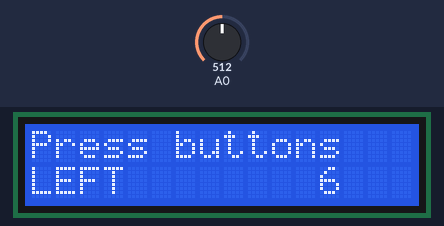
Bench run of a sketch on a simulated Arduino Uno, built with avr-gcc and run on an emulated ATmega328P. Shown: 16×2 character LCD. The test bench sets the inputs (shaded band); at power-on: A0 = 512. What the sketch prints to the serial monitor is not drawn.

Above: at 6.2 s.
6.3 s: A0 set to 546
9.3 s: A0 set to 566
At 10.5 s:
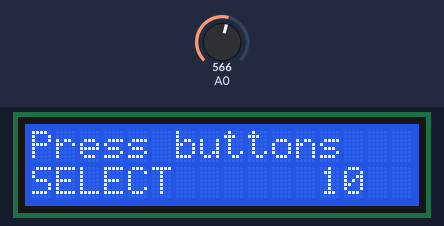
12.3 s: A0 set to 545
At 13.8 s:
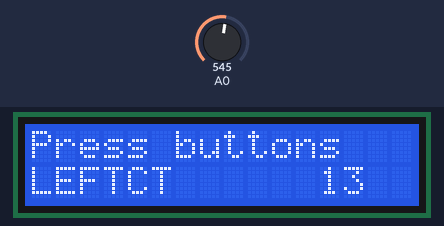
15.3 s: A0 set to 388
18.3 s: A0 set to 366
At 19.4 s:
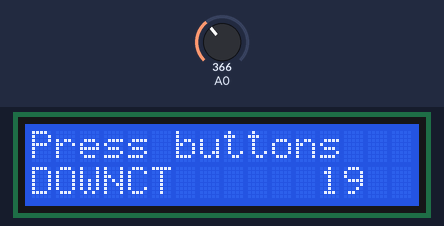
21.3 s: A0 set to 207
23.5 s: A0 set to 181
At 24.6 s:
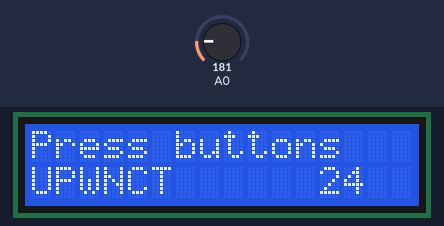
Timing chart, 0 to 26.5 s (numbered marks = the images above; inputs shaded):
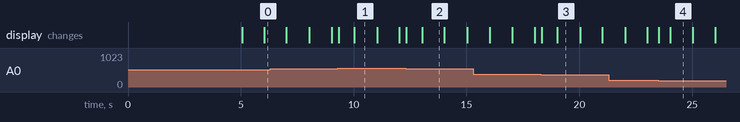

Measured:
- the behaviour switches between 554 and 555 on A0 (found by bisection; images 0 and 1)
- the behaviour switches between 380 and 379 on A0 (found by bisection; images 2 and 3)
- the behaviour switches between 195 and 194 on A0 (found by bisection; images 3 and 4)
- after the input at 9.3 s, the display: first changes at once (image 1 shows a later state)
- after the input at 12.3 s, the display: first changes at once (image 2 shows a later state)
- after the input at 18.3 s, the display: first changes at once (image 3 shows a later state)
- after the input at 23.5 s, the display: first changes at once (image 4 shows a later state)

The sketch:

testing_LCD_buttons.ino
```cpp
#include <LiquidCrystal.h>

LiquidCrystal lcd( 8, 9, 4, 5, 6, 7 );

#define btnRIGHT  0
#define btnUP     1
#define btnDOWN   2
#define btnLEFT   3
#define btnSELECT 4
#define btnNONE   5

int lcd_key = 0;
int adc_key_in = 0;

int read_LCD_buttons() {

    adc_key_in = analogRead( 0 );

    Serial.print( F( "\nadc_key: " ) );
    Serial.print( adc_key_in );

    if ( adc_key_in < 50 ) return btnRIGHT;
    if ( adc_key_in < 195 ) return btnUP;
    if ( adc_key_in < 380 ) return btnDOWN;
    if ( adc_key_in < 555 ) return btnLEFT;
    if ( adc_key_in < 790 ) return btnSELECT;

    return btnNONE;
}

void setup() {
    lcd.begin( 16, 2 );
    lcd.setCursor( 0, 0 );
    lcd.print( "  www.pihrt.com  " );
    lcd.setCursor( 0, 1 );
    lcd.print( "1602 LCD  Keypad" );
    delay( 5000 );
    lcd.clear();
    lcd.setCursor( 0, 0 );
    lcd.print( "Press buttons" );
    Serial.begin( 9600 );
}

void loop() {
    lcd.setCursor( 12, 1 );
    lcd.print( millis() / 1000 );
    lcd.setCursor( 0, 1 );
    lcd_key = read_LCD_buttons();

    switch ( lcd_key ) {
        case btnRIGHT: {
            Serial.print( F( "RIGHT" ) );
            lcd.print( "RIGHT" );
            break;
        }
        case btnLEFT: {
            Serial.print( F( "LEFT" ) );
            lcd.print( "LEFT" );
            break;
        }
        case btnUP: {
            Serial.print( F( "UP" ) );
            lcd.print( "UP" );
            break;
        }
        case btnDOWN: {
            Serial.print( F( "DOWN" ) );
            lcd.print( "DOWN" );
            break;
        }
        case btnSELECT: {
            Serial.print( F( "SELECT" ) );
            lcd.print( "SELECT  " );
            break;
        }
        case btnNONE: {
            lcd.print( "-NONE-" );
            break;
        }
    }
}
```
